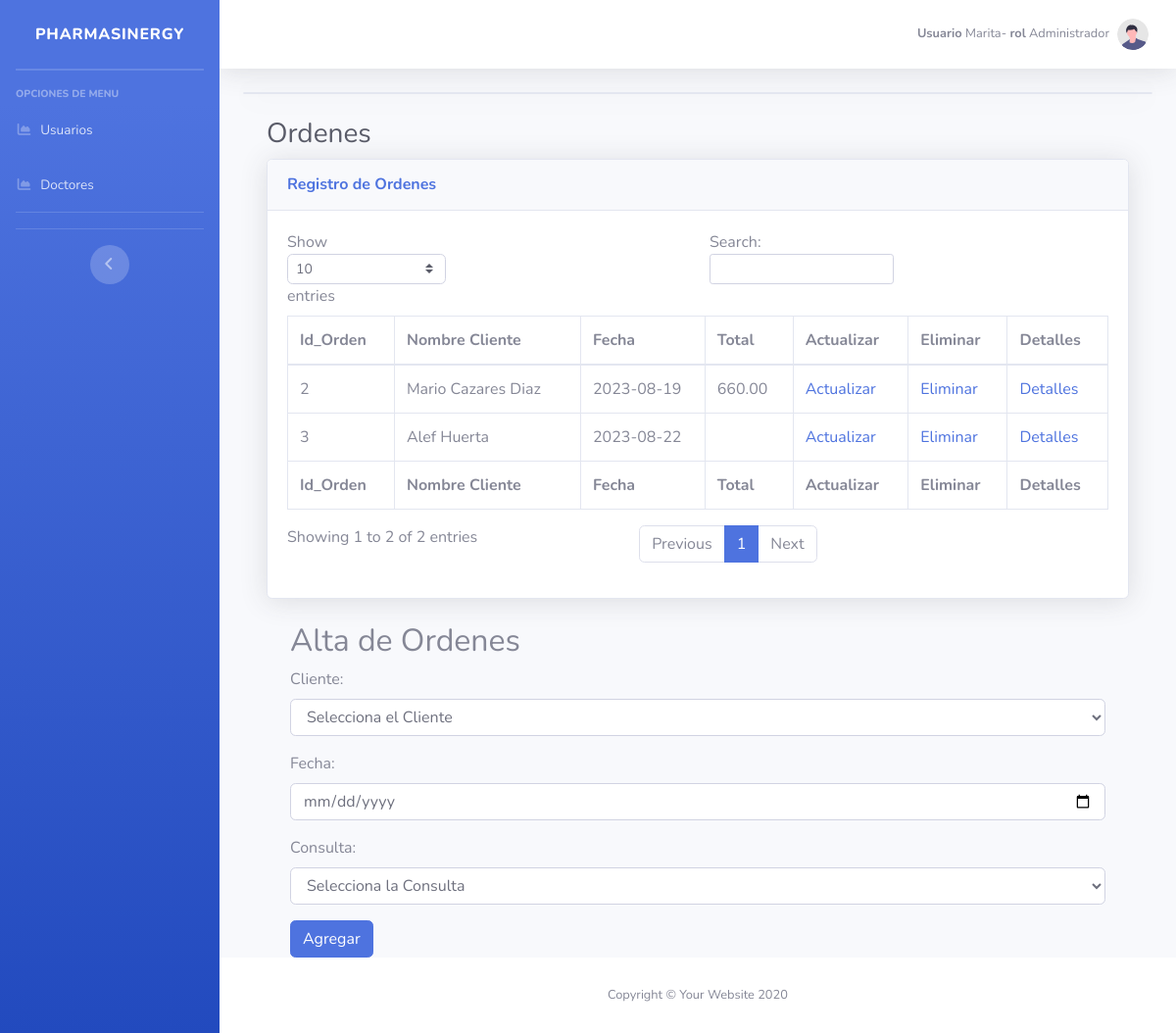
The page /crudOrdenes.php (signed in) on the database its author committed.
### tables this page shows
CREATE TABLE `ordenes` (
  `Id_Orden` int(11) NOT NULL,
  `Id_Cliente` int(11) DEFAULT NULL,
  `Fecha` date DEFAULT NULL,
  `Total` decimal(10,2) DEFAULT NULL,
  `Id_Consulta` int(11) DEFAULT NULL
);

### crudOrdenes.php (the view, shortened to what this page needs)
<?php
require ('conexion.php');
?>
<!DOCTYPE html>
<html lang="es">
<head>
    <link href="vendor/fontawesome-free/css/all.min.css" rel="stylesheet" type="text/css">
    <link href="css/sb-admin-2.min.css" rel="stylesheet">
</head>
<body id="page-top">
    <div id="wrapper">
         <?php include "barraLateral.php"?>
        <div id="content-wrapper" class="d-flex flex-column">
            <div id="content">
     <?php include "barraNavegacion.php"?>
                <div class="container-fluid">
                 <div class="card shadow mb-4">
                    </div>
                <div class="container-fluid">
                    <h1 class="h3 mb-2 text-gray-800">Ordenes</h1>
                    <div class="card shadow mb-4">
                        <div class="card-header py-3">
                            <h6 class="m-0 font-weight-bold text-primary">Registro de Ordenes</h6>
                        </div>
                        <div class="card-body">
                            <div class="table-responsive">
                                <table class="table table-bordered" id="dataTable" width="100%" cellspacing="0">
                                    <thead>
                                        <tr>
                                          <th>Id_Orden</th>
                                          <th>Nombre Cliente</th>
                                          <th>Fecha</th>
                                          <th>Total</th>
                                          <th>Actualizar</th>
                                          <th>Eliminar</th>
                                          <th>Detalles</th>
                                        </tr>
                                    </thead>
                                    <tfoot>
                                        <tr>
                                          <th>Id_Orden</th>
                                          <th>Nombre Cliente</th>
                                          <th>Fecha</th>
                                          <th>Total</th>
                                          <th>Actualizar</th>
                                          <th>Eliminar</th>
                                          <th>Detalles</th>
                                        </tr>
                                    </tfoot>
                                    <tbody>
                                      <?php
                                      if ($conn->connect_error) {
                                        die("Conexion Fallida: " . $conn->connect_error);
                                      } else {
                                        $sql = "SELECT ORD.Id_Orden, CONCAT(CLI.Nombre, ' ', CLI.Apellido) as Nombre, ORD.Fecha, ORD.Total, CON.Id_Consulta
                                        FROM Ordenes AS ORD
                                        JOIN Cliente as CLI
                                        ON CLI.Id_Cliente = ORD.Id_Cliente
                                        JOIN Consulta as CON
                                        ON CON.Id_Consulta = ORD.Id_Consulta";
                                        $result = $conn->query($sql);
                                        if ($result->num_rows > 0) {
                                          while($row = $result->fetch_assoc()){
                                         ?>
                                        <tr>
                                            <td><?php  echo $row['Id_Orden'] ?></td>
                                            <td><?php  echo $row['Nombre'] ?></td>
                                            <td><?php  echo $row['Fecha'] ?></td>
                                            <td><?php  echo $row['Total'] ?></td>
                                            <td><a href="../proyecto/crudOrdenes.php?actualizar&id_orden=<?php echo $row['Id_Orden'] ?>">Actualizar</a> </td>
                                            <td><a href="../proyecto/crudOrdenes.php?id_orden=<?php echo $row['Id_Orden'].'&eliminar=1' ?>">Eliminar</a> </td>
                                            <td><a href="../proyecto/crudOrdenDetalle.php?detalle&id_orden=<?php echo $row['Id_Orden']?>">Detalles</a> </td>
                                        </tr>
                                        <?php
                                      }
                                    }
                                  }
                                         ?>
                                    </tbody>
                                </table>
                            </div>
                        </div>
                    </div>
                    <?php include "altaModificacionOrdenes.php" ?>
                </div>
            </div>
            <footer class="sticky-footer bg-white">
                <div class="container my-auto">
                    <div class="copyright text-center my-auto">
                        <span>Copyright &copy; Your Website 2020</span>
                    </div>
                </div>
            </footer>
        </div>
    </div>
</body>
</html>

### rows shown on the page
ordenes: Id_Orden "2", Nombre "Mario Cazares Diaz", Fecha "2023-08-19", Total "660.00"
ordenes: Id_Orden "3", Nombre "Alef Huerta", Fecha "2023-08-22"

### other values the page prints
$_SESSION['usuarioAutenticado'] "Marita"
$_SESSION['rolUsuario'] "Administrador"
